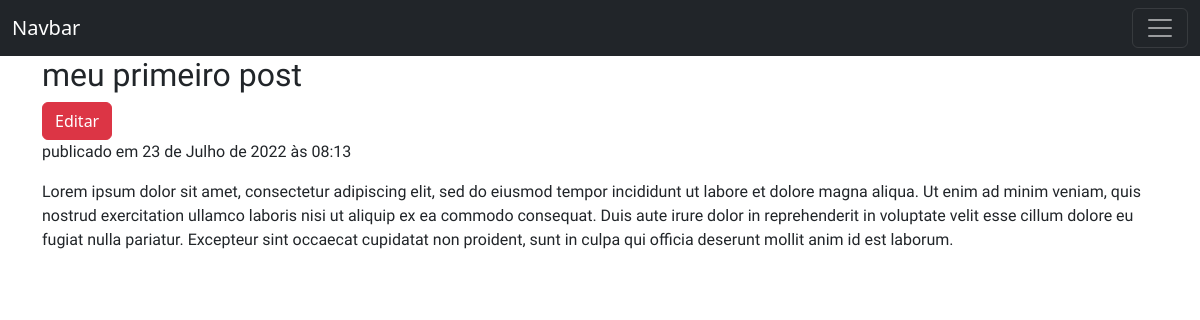
The app's page /post/1/ (signed in) with its own data.
### blog/models.py (models this page shows, shortened)
class Post(models.Model):
    author = models.ForeignKey(settings.AUTH_USER_MODEL,  on_delete=models.CASCADE)
    title = models.CharField(max_length=200)
    text = models.TextField()
    created_date = models.DateTimeField(default=timezone.now)
    published_date =  models.DateTimeField(blank=True, null=True)

### blog/views.py (the view)
# urls.py: path('post/<int:pk>/', views.post_detail, name='post_detail'),
def post_detail(request, pk):
    context = {
        'post':  Post.objects.get(pk=pk)
    }
    return render(request, 'blog/post_detail.html', context)

### blog/templates/blog/post_detail.html
{% extends 'blog/base.html' %}
{% block content %}
    <h2> {{ post.title }}</a></h2>
    {% if user.is_authenticated %}
        <a class="btn btn-danger" href="{% url 'post_edit' pk=post.id %}">Editar</a>
    {% endif %}
    {% if post.published_date %}
        <p> publicado em {{ post.published_date }}</p>
    {% endif %}
    <p> {{ post.text }}</p>
{% endblock %}

### blog/static/css/blog.css (style rules this page uses)
h1, h2, h3, h4, p { font-family: 'Edu TAS Beginner'; }

### records on screen
Post: title "meu primeiro post", published_date "23 de Julho de 2022 às 08:13", text "Lorem ipsum dolor sit amet, consectetur adipiscing elit, sed do eiusmod tempor incididunt ut labore et dolore magna aliqua. Ut enim ad minim veniam, quis nostrud exercitation ullamco laboris nisi ut aliquip ex ea commodo consequat. Duis aute irure dolor in reprehenderit in voluptate velit esse cillum dolore eu fugiat nulla pariatur. Excepteur sint occaecat cupidatat non proident, sunt in culpa qui officia deserunt mollit anim id est laborum."
